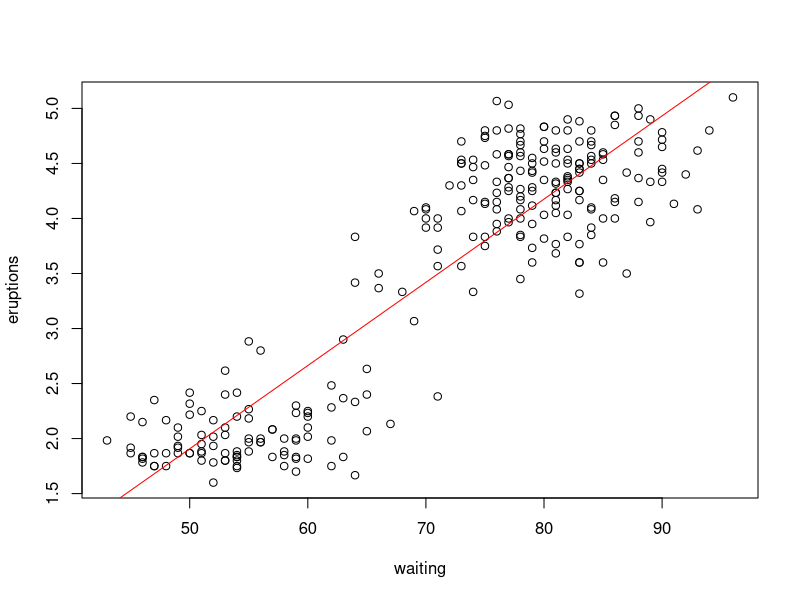
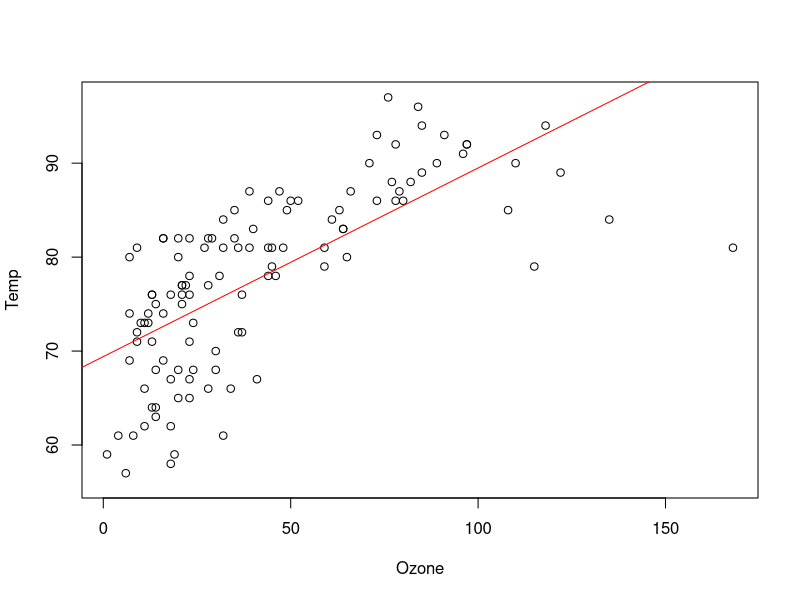

Write R code to recreate these figures, in order.
# Exercise1
data("faithful")
head(faithful)
cor(faithful[, c("eruptions", "waiting")], use="na.or.complete")
# The correlation coefficient between the waiting time between eruptions and the duration of the eruption for the Old Faithful geyser in Yellowstone National Park is 0.9008112 

plot(eruptions~waiting,data=faithful)
abline(lm(eruptions~waiting,data=faithful),col="red")

# Exercise2.1
data("airquality")
head(airquality)

mod = lm(Temp~Ozone, data=airquality)
plot(Temp~Ozone,data=airquality)
abline(lm(Temp~Ozone,data=airquality),col="red")

# Exercise2.2
mod1 = lm(eruptions~waiting,data=faithful)
summary(mod1)
# From the summary table, since the estimate value for waiting, which is the slope, is 0.075628. 
# That means if the waiting time increase by 1 unit, the duration of the eruption will increase by 0.075628. (positively correlated)

# Exercise 3
res = residuals(mod)
head(res)
RSS = sum(res^2)

str(summary(mod))
# from the summary list, the df is 2 114 2
RSE = sqrt(RSS/summary(mod)$df[2])
# RSE for the model with ozone as independent variable and temp as dependent variable is 6.8189

MSE = RSS/summary(mod)$df[2]
# MSE for the model with ozone as independent variable and temp as dependent variable is 46.498
